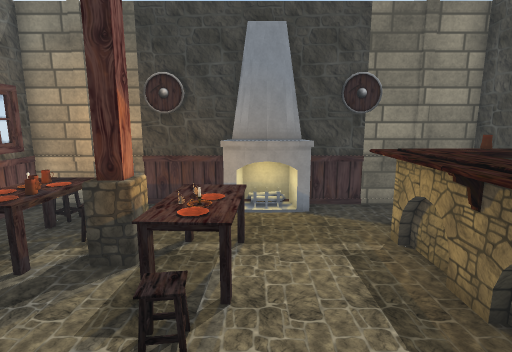
view 1 (above)

21 first-person views from a walk through a scene from a Unity 3-D project. The camera is 1.5 m above the floor, tilts 10° down and sees 80° across. Doors are open. The floor is counted in squares, 0.5 m on a side. Each view is taken from the middle of a square. On the plan, view 1 faces up. The plan holds only what a view shows up to about 20 squares ahead; the rest is blank. The player character is not drawn. Some animated figures are left out. Some surface patterns are stand-ins.

view 2
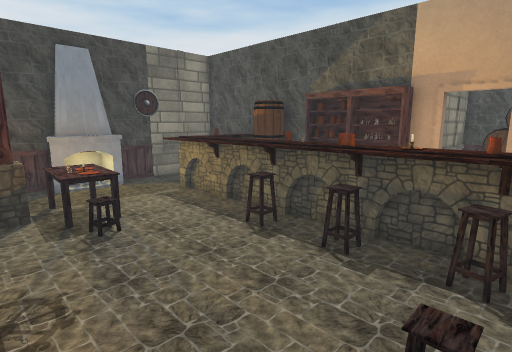

view 3
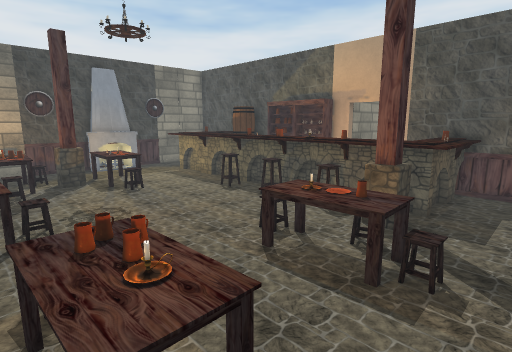

view 4
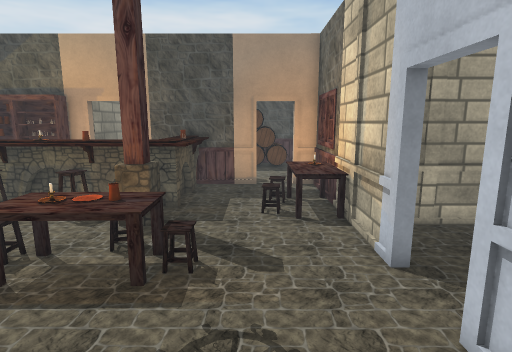

view 5
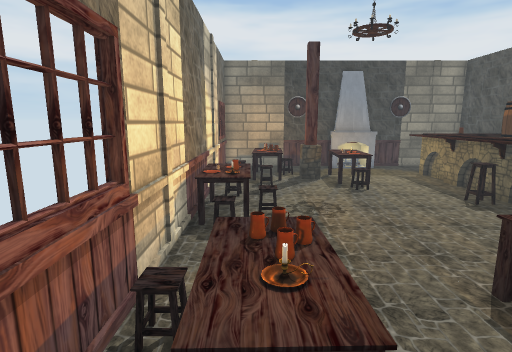

view 6
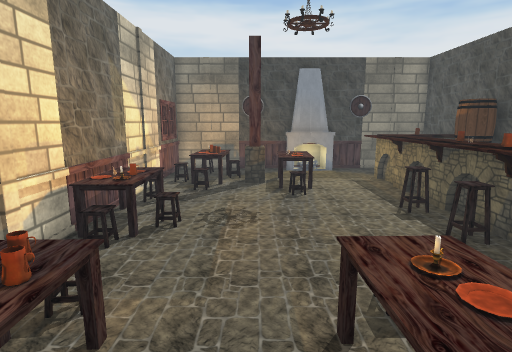

view 7
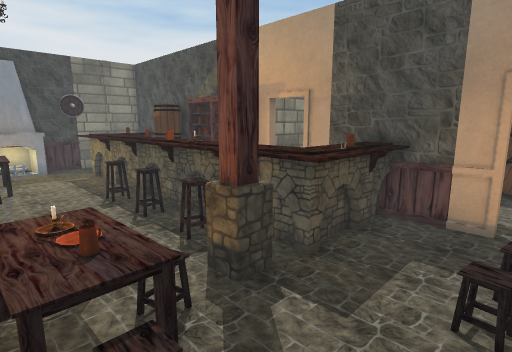

view 8
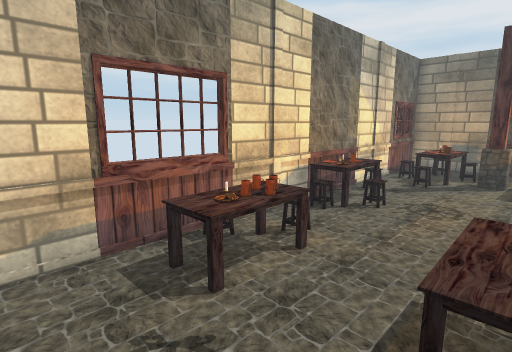

view 9
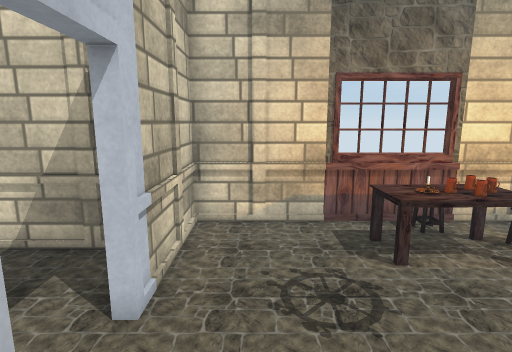

view 10
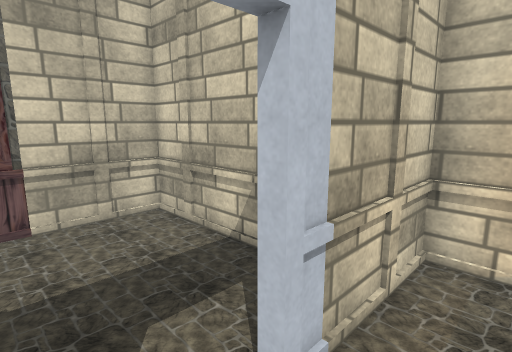

view 11
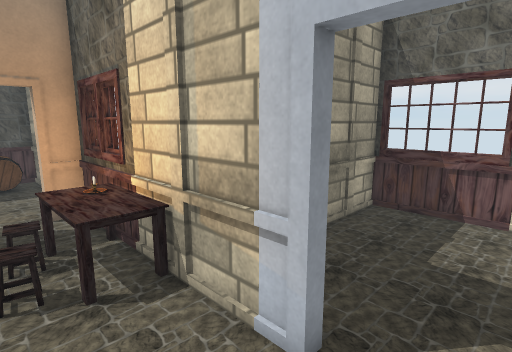

view 12
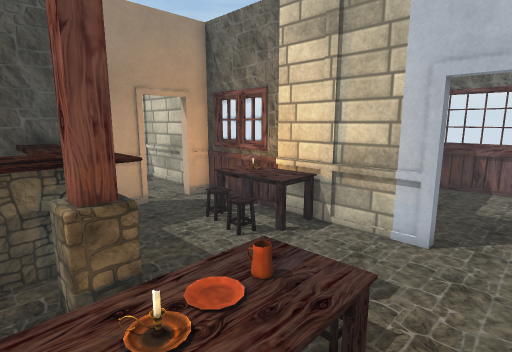

view 13
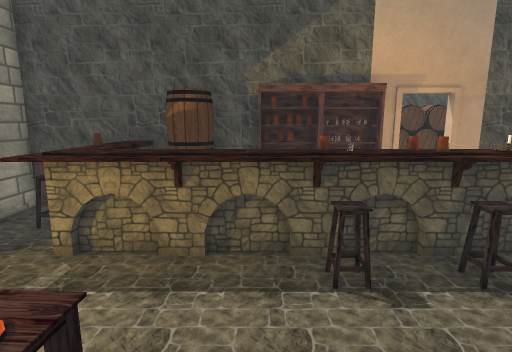

view 14
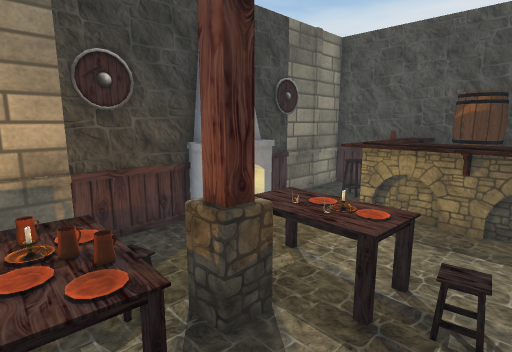

view 15
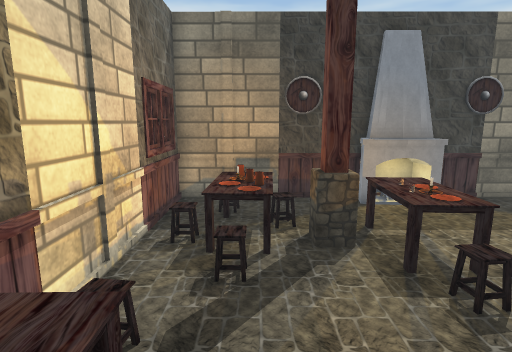

view 16
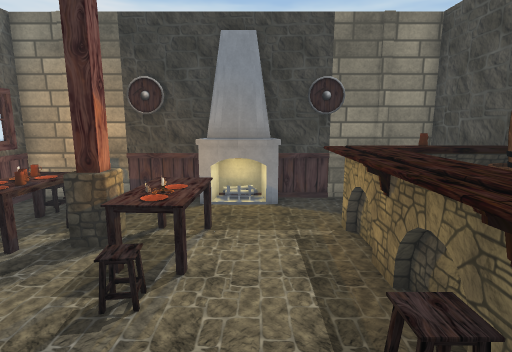

view 17
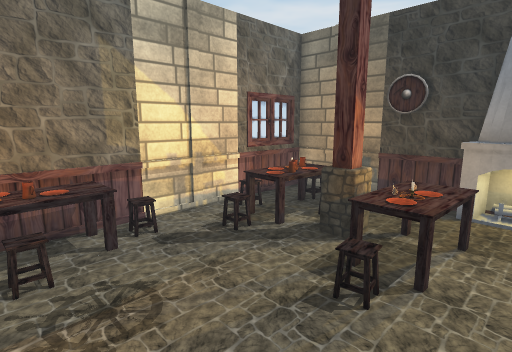

view 18
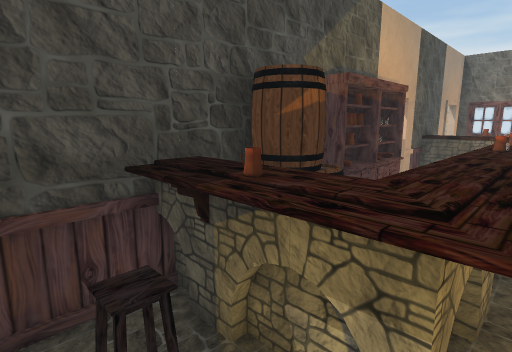

view 19
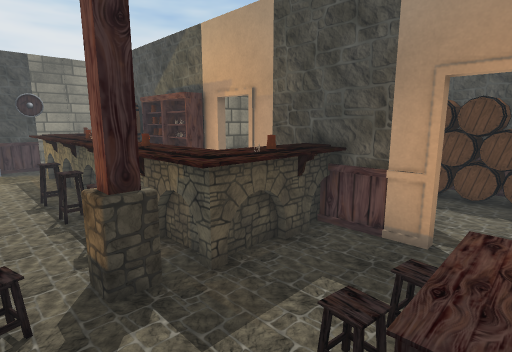

view 20
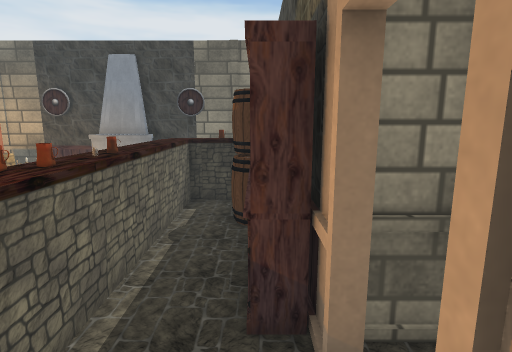

view 21
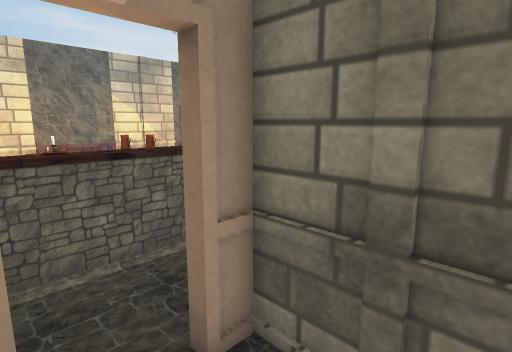

### Floor plan
Ten units are one square. View 1 is at (0, 0); x grows to the right and y downward. Boxes are objects, and circles mark ways between rooms. Rooms are numbered by the first view taken in them; rooms with no view inside come last. Other rooms are left out.
<svg viewBox="-86 -116 246 329">
<path fill="none" stroke="#000" d="M45 72 35 72 35 65M79 20 79 2M30 -64 30 -81 45 -81M45 77 34 77M35 -64 35 -76 45 -76M79 -28 79 -111 -81 -111 -81 129 -32 129M-10 129 79 129 79 118M79 100 79 38M38 -64 38 -71 34 -71M39 -69 34 -69M155 11 81 11 81 20M84 129 155 129M-60 146 -60 208 18 208 18 146"/>
<rect x="-75" y="45" width="30" height="40" fill="#bbb"><title>table</title></rect>
<rect x="-75" y="5" width="10" height="10" fill="#bbb"><title>other object</title></rect>
<rect x="-75" y="-25" width="20" height="40" fill="#bbb"><title>table</title></rect>
<rect x="-65" y="65" width="10" height="10" fill="#bbb"><title>chandelier</title></rect>
<rect x="-65" y="-95" width="20" height="40" fill="#bbb"><title>table</title></rect>
<rect x="-65" y="-75" width="10" height="10" fill="#bbb"><title>chandelier</title></rect>
<rect x="-45" y="-75" width="20" height="20" fill="#bbb"><title>column</title></rect>
<rect x="-25" y="45" width="30" height="40" fill="#bbb"><title>table</title></rect>
<rect x="-25" y="-85" width="30" height="40" fill="#bbb"><title>table</title></rect>
<rect x="-15" y="55" width="10" height="10" fill="#bbb"><title>chandelier</title></rect>
<rect x="-15" y="-65" width="10" height="10" fill="#bbb"><title>chandelier</title></rect>
<rect x="-15" y="-105" width="40" height="10" fill="#bbb"><title>fireplace</title></rect>
<rect x="15" y="55" width="20" height="20" fill="#bbb"><title>column</title></rect>
<rect x="15" y="35" width="20" height="10" fill="#bbb"><title>stool</title></rect>
<rect x="15" y="5" width="20" height="20" fill="#bbb"><title>stool</title></rect>
<rect x="15" y="-15" width="20" height="10" fill="#bbb"><title>stool</title></rect>
<rect x="25" y="45" width="20" height="20" fill="#bbb"><title>other object</title></rect>
<rect x="25" y="25" width="10" height="10" fill="#bbb"><title>other object</title></rect>
<rect x="25" y="-5" width="20" height="10" fill="#bbb"><title>other object</title></rect>
<rect x="25" y="-25" width="20" height="10" fill="#bbb"><title>other object</title></rect>
<rect x="25" y="-65" width="20" height="40" fill="#bbb"><title>other object</title></rect>
<rect x="35" y="35" width="10" height="10" fill="#bbb"><title>other object</title></rect>
<rect x="35" y="15" width="10" height="20" fill="#bbb"><title>other object</title></rect>
<rect x="35" y="5" width="10" height="10" fill="#bbb"><title>other object</title></rect>
<rect x="35" y="-15" width="10" height="10" fill="#bbb"><title>other object</title></rect>
<rect x="45" y="115" width="10" height="10" fill="#bbb"><title>table</title></rect>
<rect x="45" y="55" width="30" height="30" fill="#bbb"><title>other object</title></rect>
<rect x="45" y="65" width="10" height="10" fill="#bbb"><title>other object</title></rect>
<rect x="45" y="-85" width="30" height="20" fill="#bbb"><title>other object</title></rect>
<rect x="45" y="-95" width="20" height="10" fill="#bbb"><title>stool</title></rect>
<rect x="55" y="65" width="10" height="10" fill="#bbb"><title>other object</title></rect>
<rect x="55" y="-45" width="10" height="10" fill="#bbb"><title>barrel</title></rect>
<rect x="55" y="-55" width="20" height="10" fill="#bbb"><title>barrel</title></rect>
<rect x="55" y="-75" width="20" height="20" fill="#bbb"><title>other object</title></rect>
<rect x="55" y="-75" width="10" height="10" fill="#bbb"><title>other object</title></rect>
<rect x="65" y="-5" width="10" height="20" fill="#bbb"><title>cupboard</title></rect>
<rect x="65" y="-35" width="10" height="30" fill="#bbb"><title>cupboard</title></rect>
<rect x="65" y="-45" width="10" height="10" fill="#bbb"><title>other object</title></rect>
<rect x="125" y="115" width="30" height="10" fill="#bbb"><title>barrel</title></rect>
<rect x="125" y="105" width="30" height="10" fill="#bbb"><title>barrel</title></rect>
<rect x="125" y="95" width="10" height="10" fill="#bbb"><title>barrel</title></rect>
<rect x="125" y="75" width="10" height="20" fill="#bbb"><title>barrel</title></rect>
<rect x="125" y="65" width="10" height="10" fill="#bbb"><title>barrel</title></rect>
<rect x="125" y="45" width="10" height="20" fill="#bbb"><title>barrel</title></rect>
<rect x="125" y="35" width="10" height="10" fill="#bbb"><title>other object</title></rect>
<rect x="125" y="25" width="30" height="10" fill="#bbb"><title>barrel</title></rect>
<rect x="135" y="85" width="20" height="20" fill="#bbb"><title>barrel</title></rect>
<rect x="135" y="75" width="20" height="10" fill="#bbb"><title>other object</title></rect>
<rect x="135" y="55" width="20" height="20" fill="#bbb"><title>barrel</title></rect>
<rect x="135" y="35" width="20" height="20" fill="#bbb"><title>barrel</title></rect>
<circle cx="80" cy="105" r="3" fill="#2a7"/>
<circle cx="80" cy="25" r="3" fill="#2a7"/>
<circle cx="-20" cy="130" r="3" fill="#2a7"/>
<text x="0" y="10">1</text>
<text x="120" y="70">2</text>
<text x="-20" y="170">3</text>
</svg>
Room 1 opens to room 2. Room 1 opens to room 3.

Where each view was taken, in squares from view 1:
view 1: 0 up, 0 right, facing up
view 2: 5 down, 4 left, facing up-right
view 3: 10 down, 7 left, facing up-right
view 4: 10 down, 7 left, facing right
view 5: 10 down, 6 left, facing up
view 6: 9 down, 3 left, facing up
view 7: 11 down, 2 left, facing up-right
view 8: 11 down, 1 left, facing up-left
view 9: 11 down, 1 right, facing left
view 10: 11 down, 1 left, facing down-left
view 11: 10 down, 3 left, facing down-right
view 12: 5 down, 3 left, facing down-right
view 13: 3 up, 3 left, facing right
view 14: 3 up, 6 left, facing up-right
view 15: 1 down, 5 left, facing up
view 16: 1 down, 1 right, facing up
view 17: 1 down, 1 right, facing up-left
view 18: 10 up, 3 right, facing down-right
view 19: 12 down, 0 right, facing up-right
view 20: 5 down, 7 right, facing up
view 21: 4 down, 11 right, facing up-left
